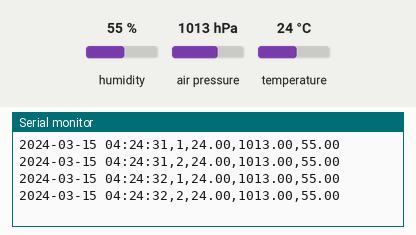
The sketch below on a simulated ESP32. Shown: the last lines printed to the serial monitor. The inputs (shaded band) are chosen by the test bench; at power-on: humidity 55 %, air pressure 1013 hPa, temperature 24 °C. WiFi joins after 1.5 s; servers stay silent unless stated; the local clock reads 2024-03-15 10:24:30 at power-on unless the sketch sets it.

Above: at 2.7 s.
2.8 s: humidity set to 22 %
At 4.1 s:
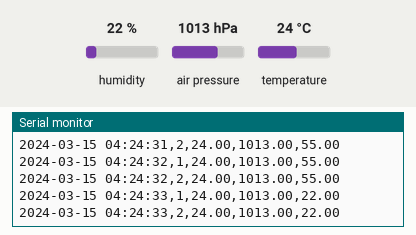
4.3 s: air pressure set to 952 hPa
At 5.3 s:
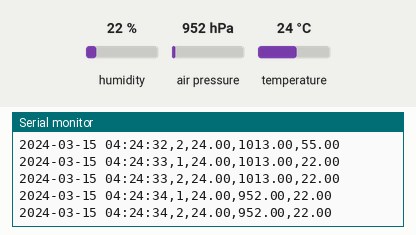
5.8 s: temperature set to 12 °C
At 7.2 s:
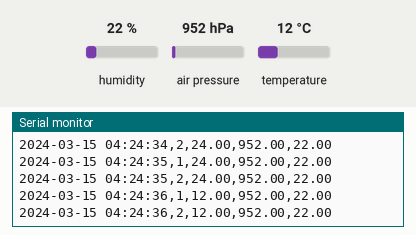
Timing chart, 0 to 8.8 s (numbered marks = the images above; inputs shaded):
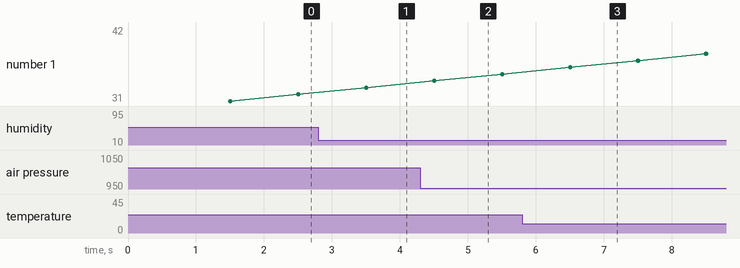

Measured:
- after the input at 2.8 s, the serial monitor: prints a new line after 0.70 s (image 1)
- after the input at 4.3 s, the serial monitor: prints a new line after 0.20 s (image 2)
- after the input at 5.8 s, the serial monitor: prints a new line after 0.70 s (image 3)

The sketch:

main.ino
```cpp
#include <Wire.h>
#include <Adafruit_Sensor.h>
#include <Adafruit_BME280.h>
#include <ESP32Time.h>  //Libreria para usar el timer
#include <WiFi.h>

#define DEBUG false

// Definición de la red WiFi
const char* ssid = "LaboratorioDelta";   // Tu red WiFi SSID
const char* password = "labdelta21!";    // Tu contraseña WiFi

// NTP server
const char* ntpServer = "pool.ntp.org";
const long gmtOffset_sec = 0;  // GMT -6
const int daylightOffset_sec = 0;

ESP32Time rtc(-21600);

hw_timer_t *timer = NULL;

#define SEALEVELPRESSURE_HPA (1013.25)

Adafruit_BME280 bme1; // I2C
Adafruit_BME280 bme2; // I2C

bool timer_flag = true;

void ARDUINO_ISR_ATTR onTimer() {
  timer_flag = true;
}

void setup() {
  Serial.begin(9600);
  // Inicializar sensores
  if ( bme1.begin(0x76) & bme2.begin(0x77)) {
    if (DEBUG) Serial.println("BME280 sensors in address 0x76 and 0x77 conected");
  }
  else{
    Serial.println("Could not find a valid BME280 sensor, check wiring!");
    while (1);
  }
  // Conectar a la red WiFi
  WiFi.begin(ssid, password);
  while (WiFi.status() != WL_CONNECTED) {
    delay(500);
    if (DEBUG) Serial.print(".");
  }
  if (DEBUG) Serial.println("Connected to WiFi");
  // Sincronizar tiempo
  syncTime(DEBUG);
  // Set timer frequency to 1Mhz
  timer = timerBegin(1000000);
  // Attach onTimer function to our timer.
  timerAttachInterrupt(timer, &onTimer);
  // Set alarm to call onTimer function every second (value in microseconds).
  // Repeat the alarm (third parameter) with unlimited count = 0 (fourth parameter).
  timerAlarm(timer, 1000000, true, 0);
}

void loop() {
  // Ejecuta la función de impresión si la bandera está activa
  if (timer_flag) {
    printValues();
    timer_flag = false; // Resetea la bandera
  }
}

void printValues() {
  // Imprime los datos del Sensor 1
  String now = rtc.getTime("%Y-%m-%d %H:%M:%S,");
  Serial.print(now);
  Serial.print("1,"); // Identificador del sensor
  Serial.print(bme1.readTemperature()); // Temperatura
  Serial.print(",");
  Serial.print(bme1.readPressure() / 100.0F); // Presión en hPa
  Serial.print(",");
  Serial.print(bme1.readHumidity()); // Humedad
  Serial.println(); // Finaliza la línea
  // Imprime los datos del Sensor 2
  Serial.print(now);
  Serial.print("2,"); // Identificador del sensor
  Serial.print(bme2.readTemperature()); // Temperatura
  Serial.print(",");
  Serial.print(bme2.readPressure() / 100.0F); // Presión en hPa
  Serial.print(",");
  Serial.print(bme2.readHumidity()); // Humedad
  Serial.println(); // Finaliza la línea
}

void syncTime(bool debug) {
  configTime(gmtOffset_sec, daylightOffset_sec, ntpServer);
  if (debug) Serial.println("Waiting for NTP time sync");
  unsigned long startMillis = millis();
  while (millis() - startMillis < 10000) {  // Espera hasta 10 segundos para sincronizar
    if (time(nullptr) > 0) {  // Verifica si se ha sincronizado el tiempo
      rtc.setTime(time(nullptr)); // Ajusta la hora actual
      if(debug) Serial.println("Time synced!");
      return;
    }
    delay(500);
    if (debug) Serial.print(".");
  }
  if (debug) Serial.println("Failed to sync time.");
}
```
